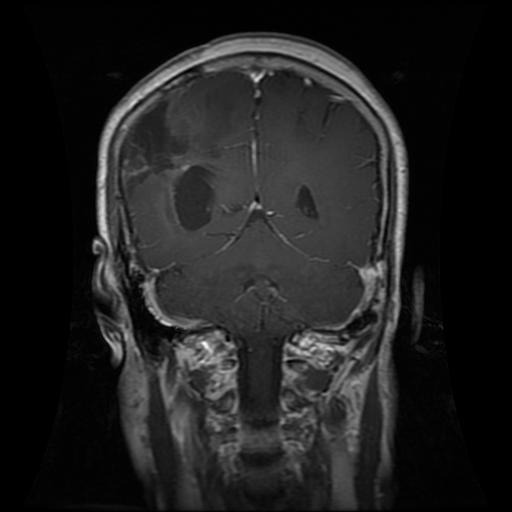
#> input picture brain-tumor/Training/glioma/Tr-gl_0010.jpg, 512 x 512 px; its folder holds 3 pictures in this run
$ python preprocessing.py
#> lines starting #> are read from the running program, lines starting #| are printed output that depends on the picture; after the words box and inside, x2 and y2 are one past the last pixel; in counts of white or black regions, pixels touching at a corner belong together; pictures that were not available may be replaced by others from this repository, and a replacement may not be noted
#> further down, image is the input picture: shape (512, 512, 3); min 0, max 255, mean 31.9
import numpy as np
from tqdm import tqdm
import cv2
import os
import imutils


def crop_img(img):
    """
    Finds the extreme points on the image and crops the rectangular out of them
    """
    gray = cv2.cvtColor(img, cv2.COLOR_RGB2GRAY)
    gray = cv2.GaussianBlur(gray, (3, 3), 0)

    # threshold the image, then perform a series of erosions +
    # dilations to remove any small regions of noise
    thresh = cv2.threshold(gray, 45, 255, cv2.THRESH_BINARY)[1]
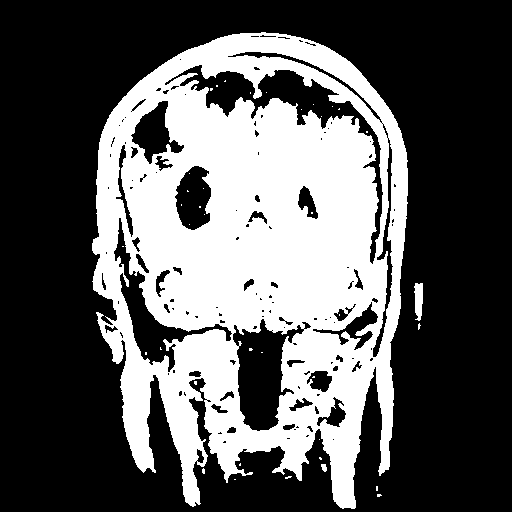
#> thresh: shape (512, 512); 35.8% white; 39 white regions (36 under 20 px), largest, box (x1, y1, x2, y2) and area: (92, 32, 408, 509) 93481, (414, 283, 423, 321) 268, (321, 464, 327, 472) 36
    thresh = cv2.erode(thresh, None, iterations=2)
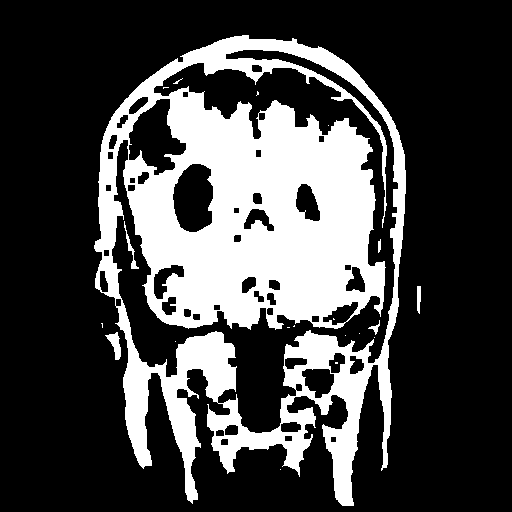
#> thresh: shape (512, 512); 27.3% white; 20 white regions (14 under 20 px), largest, box (x1, y1, x2, y2) and area: (94, 35, 406, 506) 70957, (105, 332, 121, 360) 213, (124, 221, 139, 269) 136, (417, 286, 421, 314) 96, (368, 320, 380, 335) 55, (378, 239, 381, 253) 34
    thresh = cv2.dilate(thresh, None, iterations=2)
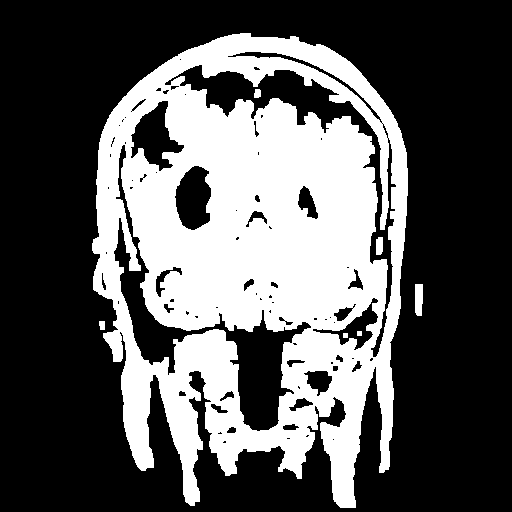
#> thresh: shape (512, 512); 34.9% white; 7 white regions

    # find contours in thresholded image, then grab the largest one
    cnts = cv2.findContours(thresh.copy(), cv2.RETR_EXTERNAL, cv2.CHAIN_APPROX_SIMPLE)
#> cnts = 3 contours; box (x1, y1, x2, y2) and area: (92, 33, 408, 508) 112704, (415, 284, 423, 316) 202, (99, 321, 105, 330) 36
    cnts = imutils.grab_contours(cnts)
    c = max(cnts, key=cv2.contourArea)
#> c = contour of 891 points, box (x1, y1, x2, y2) (92, 33, 408, 508), area 112704

    # find the extreme points
    extLeft = tuple(c[c[:, :, 0].argmin()][0])
#> extLeft = (92, 243)
    extRight = tuple(c[c[:, :, 0].argmax()][0])
#> extRight = (407, 195)
    extTop = tuple(c[c[:, :, 1].argmin()][0])
#> extTop = (240, 33)
    extBot = tuple(c[c[:, :, 1].argmax()][0])
#> extBot = (340, 507)
    ADD_PIXELS = 0
    new_img = img[extTop[1] - ADD_PIXELS:extBot[1] + ADD_PIXELS,
              extLeft[0] - ADD_PIXELS:extRight[0] + ADD_PIXELS].copy()
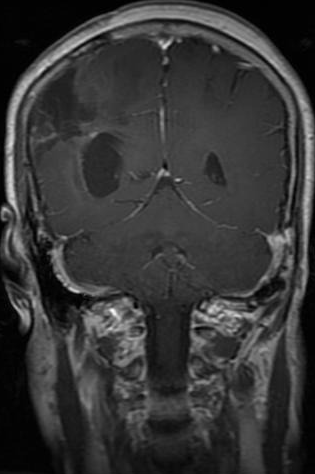
#> new_img: shape (474, 315, 3); min 0, max 255, mean 54.7

    return new_img


if __name__ == "__main__":
    training = "brain-tumor/Training"
    testing = "brain-tumor/Testing"
    training_dir = os.listdir(training)
    testing_dir = os.listdir(testing)
    IMG_SIZE = 256

    for dir in training_dir:
        save_path = 'cleaned/Training/' + dir
        path = os.path.join(training, dir)
        image_dir = os.listdir(path)
        for img in image_dir:
            image = cv2.imread(os.path.join(path, img))
            new_img = crop_img(image)
            new_img = cv2.resize(new_img, (IMG_SIZE, IMG_SIZE))
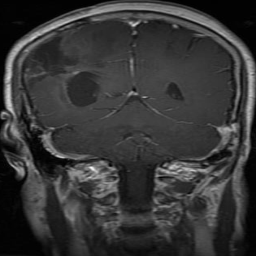
#> new_img: shape (256, 256, 3); min 0, max 246, mean 54.6
            if not os.path.exists(save_path):
                os.makedirs(save_path)
            cv2.imwrite(save_path + '/' + img, new_img)
#> pass 2 of the loop `for dir in training_dir:`:
#> save_path = 'cleaned/Training/meningioma'
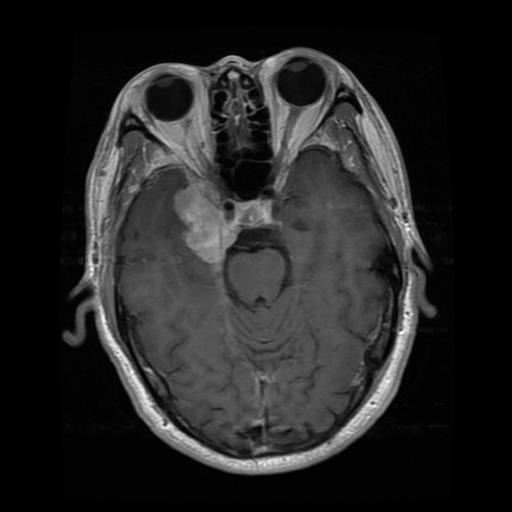
#> input picture brain-tumor/Training/meningioma/Tr-meTr_0004.jpg, 512 x 512 px
#> image is the input picture: shape (512, 512, 3); min 0, max 255, mean 37.1
#> in crop_img (call 4), `thresh = cv2.threshold(gray, 45, 255, cv2.THRESH_BINARY)[1]`:
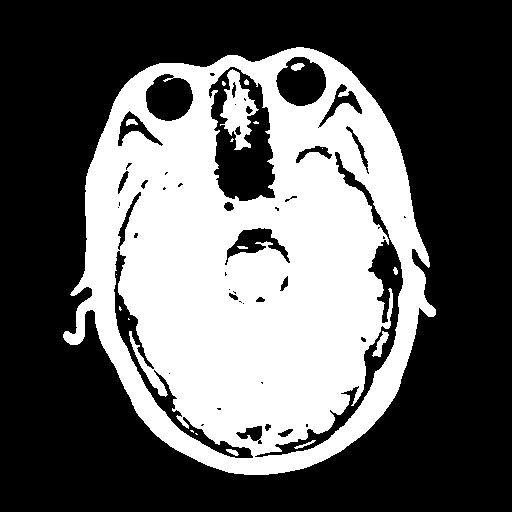
#> thresh: shape (512, 512); 38% white; 19 white regions (9 under 20 px), largest, box (x1, y1, x2, y2) and area: (63, 47, 436, 475) 97636, (220, 69, 259, 150) 1459, (372, 331, 389, 357) 174
#> `new_img = cv2.resize(new_img, (IMG_SIZE, IMG_SIZE))`:
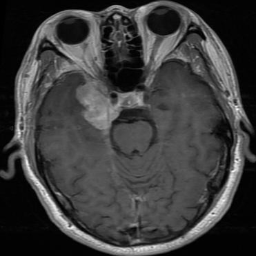
#> new_img: shape (256, 256, 3); min 0, max 247, mean 60.8

    for dir in testing_dir:
        save_path = 'cleaned/Testing/' + dir
        path = os.path.join(testing, dir)
        image_dir = os.listdir(path)
        for img in image_dir:
            image = cv2.imread(os.path.join(path, img))
            new_img = crop_img(image)
            new_img = cv2.resize(new_img, (IMG_SIZE, IMG_SIZE))
            if not os.path.exists(save_path):
                os.makedirs(save_path)
            cv2.imwrite(save_path + '/' + img, new_img)
